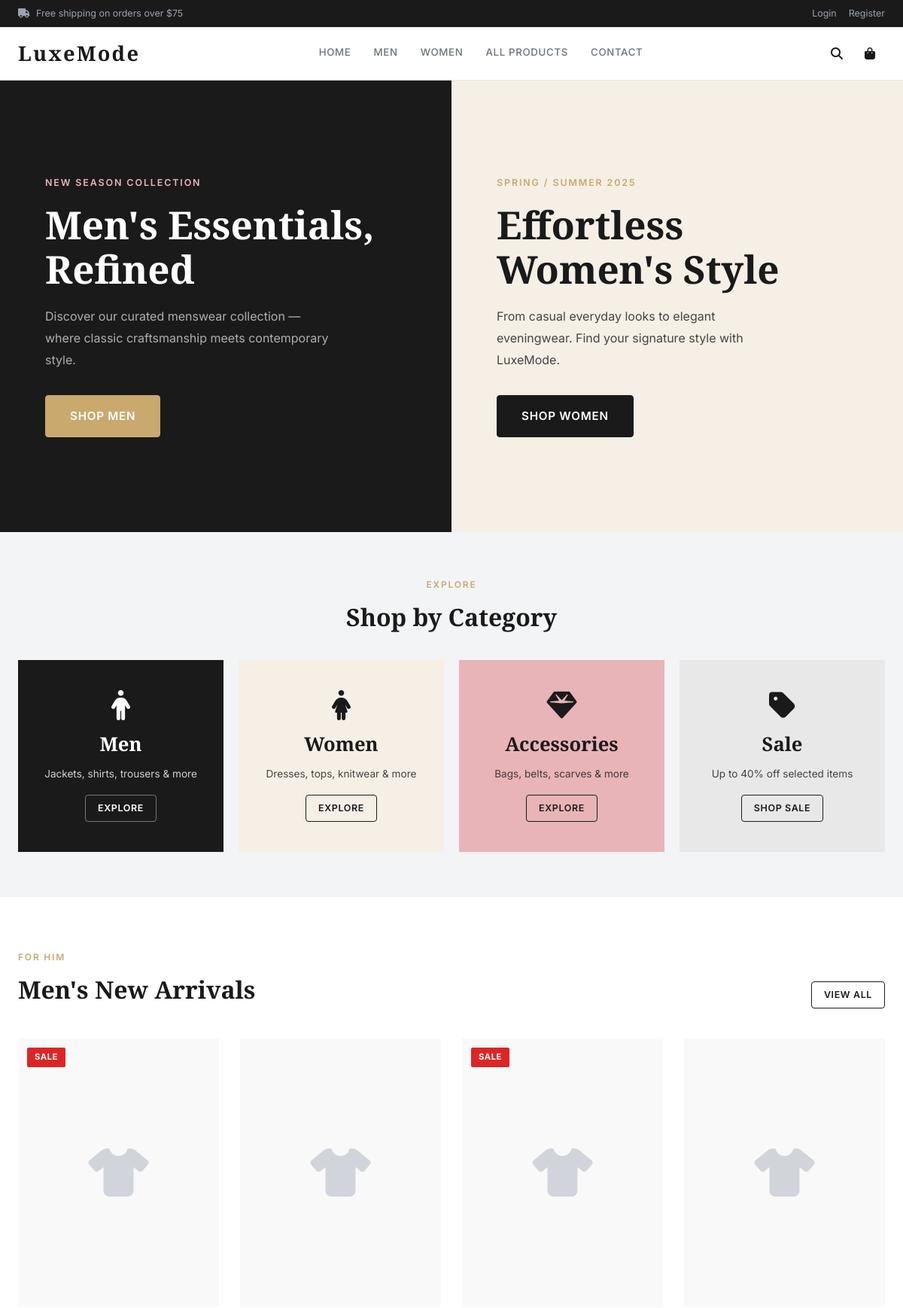
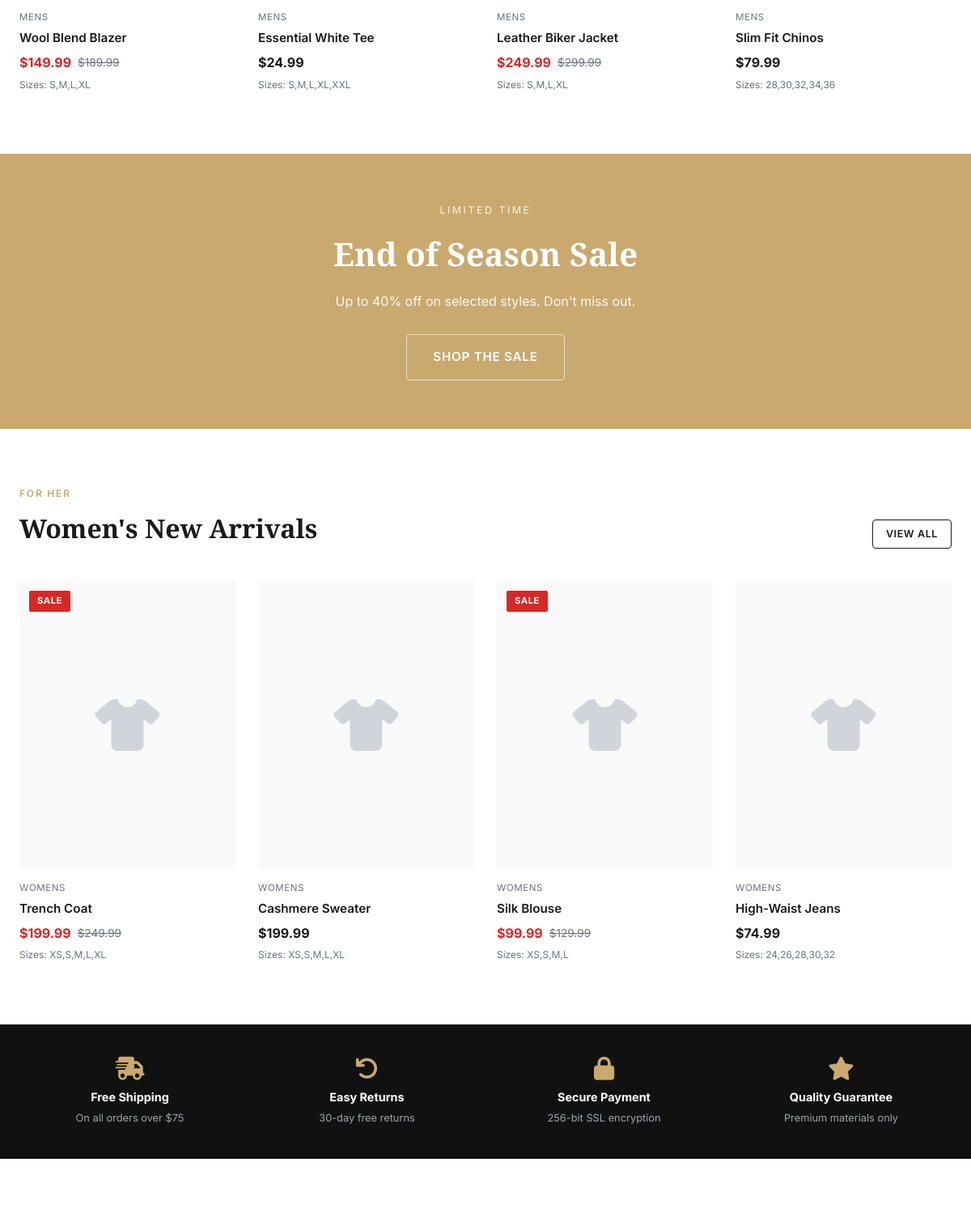
The page / (upper part) on the database its author committed (2 pictures, top to bottom).
### tables this page shows
CREATE TABLE IF NOT EXISTS products (
    product_id INT AUTO_INCREMENT PRIMARY KEY,
    title VARCHAR(200) NOT NULL,
    description TEXT,
    price DECIMAL(10,2) NOT NULL,
    sale_price DECIMAL(10,2) DEFAULT NULL,
    image VARCHAR(255),
    size VARCHAR(100),
    color VARCHAR(100),
    category ENUM('mens','womens','kids','accessories') NOT NULL,
    stock INT DEFAULT 0,
    created_at TIMESTAMP DEFAULT CURRENT_TIMESTAMP
);

### index.php (the view, shortened to what this page needs)
<?php
require_once 'includes/header.php';
$new_mens    = $conn->query("SELECT * FROM products WHERE category='mens'   ORDER BY product_id DESC LIMIT 4");
$new_womens  = $conn->query("SELECT * FROM products WHERE category='womens' ORDER BY product_id DESC LIMIT 4");
function product_card($p, $base = '/fashion-store') { ?>
<div class="product-card">
    <a href="<?= $base ?>/product-detail.php?id=<?= $p['product_id'] ?>">
        <div class="product-img-wrap">
            <?php if ($p['image'] && file_exists(__DIR__ . "/uploads/{$p['image']}")): ?>
            <img src="<?= $base ?>/uploads/<?= htmlspecialchars($p['image']) ?>" alt="<?= htmlspecialchars($p['title']) ?>">
            <?php else: ?>
            <div class="product-placeholder"><i class="fas fa-tshirt"></i></div>
            <?php endif; ?>
            <?php if ($p['sale_price']): ?><span class="product-tag tag-sale">Sale</span><?php endif; ?>
        </div>
    </a>
    <div class="product-info">
        <div class="category"><?= ucfirst($p['category']) ?></div>
        <h3><?= htmlspecialchars($p['title']) ?></h3>
        <div class="price">
            <?php if ($p['sale_price']): ?>
            <span class="sale-price">$<?= number_format($p['sale_price'], 2) ?></span>
            <span class="original">$<?= number_format($p['price'], 2) ?></span>
            <?php else: ?>
            <span class="current">$<?= number_format($p['price'], 2) ?></span>
            <?php endif; ?>
        </div>
        <?php if ($p['size']): ?><div class="sizes">Sizes: <?= htmlspecialchars($p['size']) ?></div><?php endif; ?>
    </div>
</div>
<?php } ?>
<section class="hero">
    <div class="hero-split">
        <div class="hero-panel dark">
            <div class="hero-eyebrow">New Season Collection</div>
            <h1>Men's Essentials, Refined</h1>
            <p>Discover our curated menswear collection — where classic craftsmanship meets contemporary style.</p>
            <a href="mens.php" class="btn btn-gold btn-lg">Shop Men</a>
        </div>
        <div class="hero-panel light">
            <div class="hero-eyebrow">Spring / Summer 2025</div>
            <h1>Effortless Women's Style</h1>
            <p>From casual everyday looks to elegant eveningwear. Find your signature style with LuxeMode.</p>
            <a href="womens.php" class="btn btn-dark btn-lg">Shop Women</a>
        </div>
    </div>
</section>
<section class="category-strip">
    <div class="container">
        <div class="section-header center" style="margin-bottom:32px;">
            <div class="eyebrow">Explore</div>
            <h2>Shop by Category</h2>
        </div>
        <div class="cat-grid">
            <a href="mens.php" class="cat-solid">
                <i class="fas fa-male" style="font-size:2.5rem;margin-bottom:12px;"></i>
                <h3>Men</h3>
                <p>Jackets, shirts, trousers & more</p>
                <span class="btn btn-outline btn-sm" style="color:#fff;border-color:rgba(255,255,255,.4);">Explore</span>
            </a>
            <a href="womens.php" class="cat-solid">
                <i class="fas fa-female" style="font-size:2.5rem;margin-bottom:12px;"></i>
                <h3>Women</h3>
                <p>Dresses, tops, knitwear & more</p>
                <span class="btn btn-outline btn-sm">Explore</span>
            </a>
            <a href="products.php?category=accessories" class="cat-solid">
                <i class="fas fa-gem" style="font-size:2.5rem;margin-bottom:12px;"></i>
                <h3>Accessories</h3>
                <p>Bags, belts, scarves & more</p>
                <span class="btn btn-outline btn-sm">Explore</span>
            </a>
            <a href="products.php?sale=1" class="cat-solid">
                <i class="fas fa-tag" style="font-size:2.5rem;margin-bottom:12px;"></i>
                <h3>Sale</h3>
                <p>Up to 40% off selected items</p>
                <span class="btn btn-outline btn-sm">Shop Sale</span>
            </a>
        </div>
    </div>
</section>
<section class="products-section" style="background:#fff;">
    <div class="container">
        <div class="section-header" style="display:flex;justify-content:space-between;align-items:flex-end;">
            <div>
                <div class="eyebrow">For Him</div>
                <h2>Men's New Arrivals</h2>
            </div>
            <a href="mens.php" class="btn btn-outline btn-sm">View All</a>
        </div>
        <div class="product-grid">
            <?php while ($p = $new_mens->fetch_assoc()): product_card($p); endwhile; ?>
        </div>
    </div>
</section>
<div class="promo-banner">
    <div class="eyebrow">Limited Time</div>
    <h2>End of Season Sale</h2>
    <p>Up to 40% off on selected styles. Don't miss out.</p>
    <a href="products.php?sale=1" class="btn btn-outline btn-lg" style="color:#fff;border-color:rgba(255,255,255,.6);">Shop the Sale</a>
</div>
<section class="products-section" style="background:#fff;">
    <div class="container">
        <div class="section-header" style="display:flex;justify-content:space-between;align-items:flex-end;">
            <div>
                <div class="eyebrow">For Her</div>
                <h2>Women's New Arrivals</h2>
            </div>
            <a href="womens.php" class="btn btn-outline btn-sm">View All</a>
        </div>
        <div class="product-grid">
            <?php while ($p = $new_womens->fetch_assoc()): product_card($p); endwhile; ?>
        </div>
    </div>
</section>
<div style="background:#111;color:#9ca3af;padding:40px 0;">
    <div class="container">
        <div style="display:grid;grid-template-columns:repeat(4,1fr);gap:20px;">
            <?php foreach([
                ['fas fa-shipping-fast','Free Shipping','On all orders over $75'],
                ['fas fa-undo','Easy Returns','30-day free returns'],
                ['fas fa-lock','Secure Payment','256-bit SSL encryption'],
                ['fas fa-star','Quality Guarantee','Premium materials only']
            ] as [$icon,$title,$desc]): ?>
            <div style="text-align:center;">
                <i class="<?= $icon ?>" style="font-size:1.8rem;color:#c9a96e;margin-bottom:10px;display:block;"></i>
                <h4 style="color:#fff;font-size:.9rem;margin-bottom:4px;"><?= $title ?></h4>
                <p style="font-size:.8rem;"><?= $desc ?></p>
            </div>
            <?php endforeach; ?>
        </div>
    </div>
</div>
<?php require_once 'includes/footer.php'; ?>

### rows shown on the page
products: shows "SALE", category "MENS", title "Wool Blend Blazer", sale_price "149.99", price "189.99"
products: category "MENS", title "Essential White Tee", price "24.99"
products: shows "SALE", category "MENS", title "Leather Biker Jacket", sale_price "249.99", price "299.99"
products: category "MENS", title "Slim Fit Chinos", price "79.99"
products: shows "SALE", category "WOMENS", title "Trench Coat", sale_price "199.99", price "249.99"
products: category "WOMENS", title "Cashmere Sweater", price "199.99"
products: shows "SALE", category "WOMENS", title "Silk Blouse", sale_price "99.99", price "129.99"
products: category "WOMENS", title "High-Waist Jeans", price "74.99"

### other values the page prints
$title "Free Shipping"
$desc "On all orders over $75"
$title "Easy Returns"
$desc "30-day free returns"
$title "Secure Payment"
$desc "256-bit SSL encryption"
$title "Quality Guarantee"
$desc "Premium materials only"
